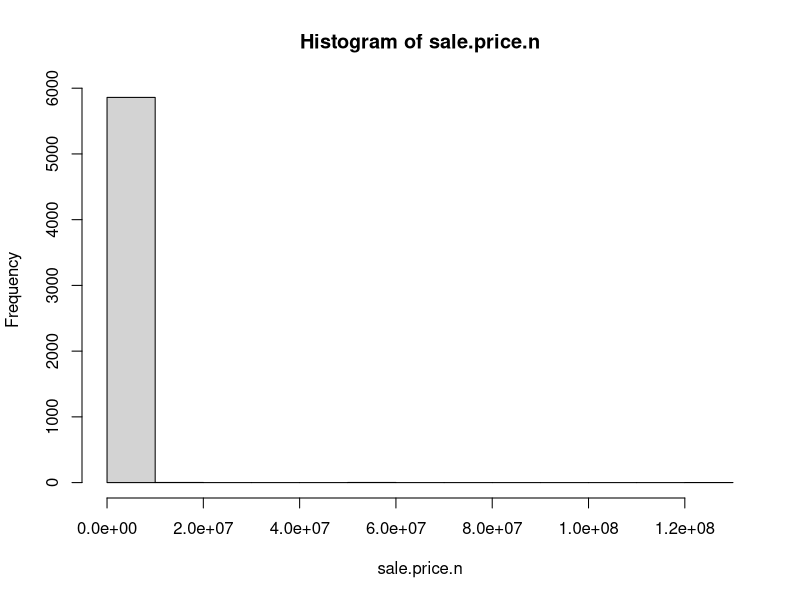
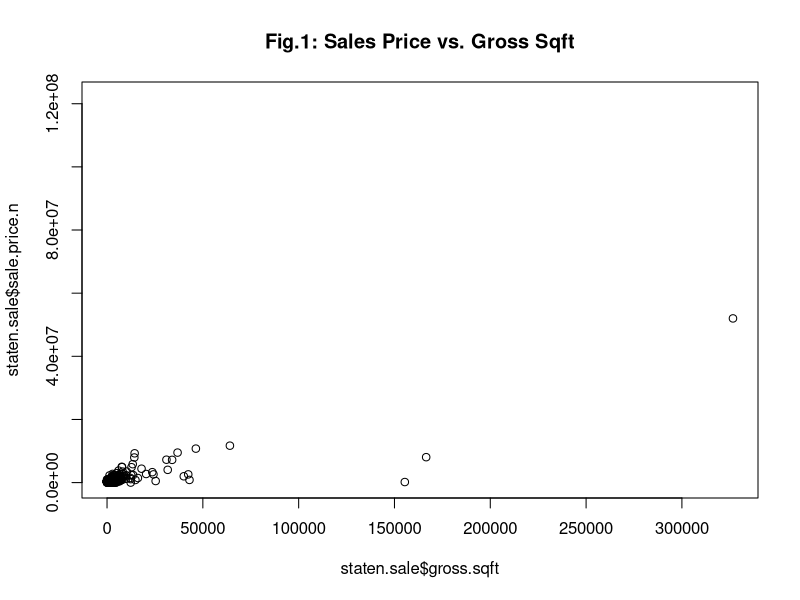
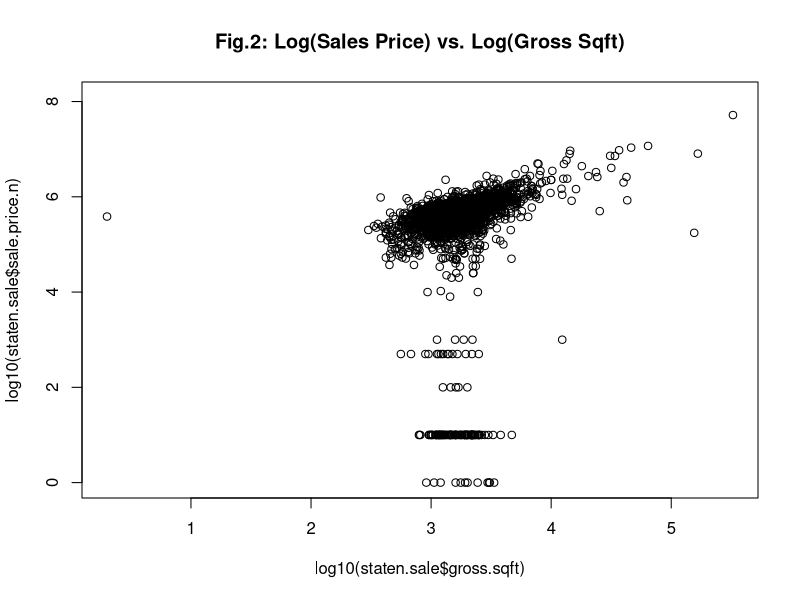
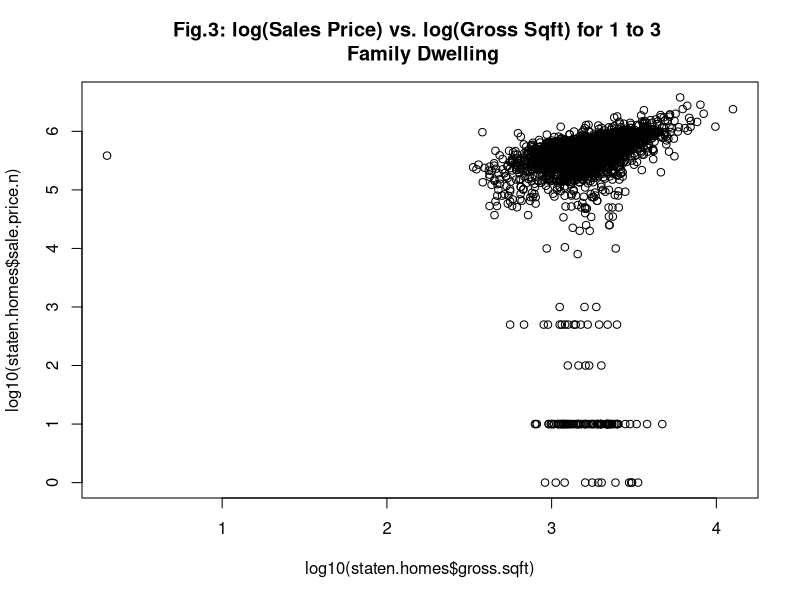
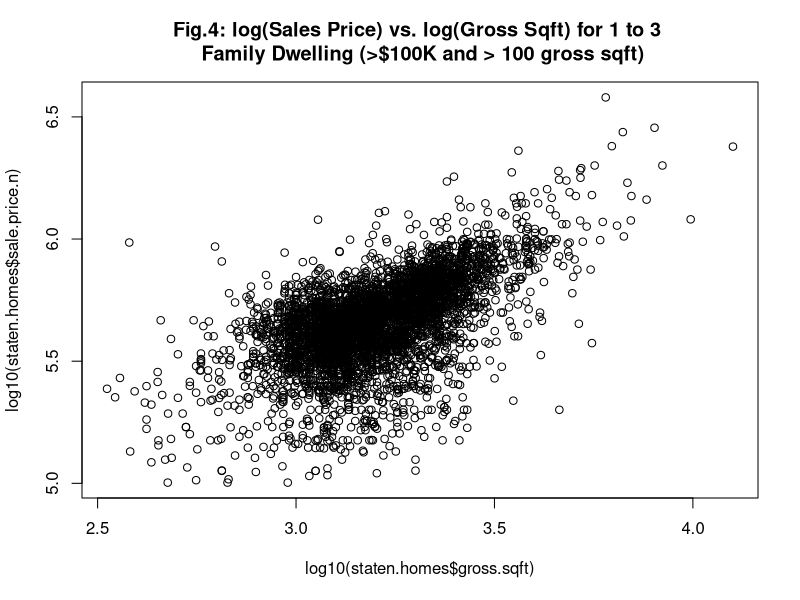

These figures' R source, in order:
############################################
## Asha Mohan, Peter Kouvaris, Heidi Nguyen.
## MSDS 6306 
## Assignment Unit 6 
############################################

#load required packages
library(plyr)
library(gdata)

# Save the file as a csv and use read.csv instead
staten <- read.csv("./Data/rollingsales_statenisland.csv")

## Check the data
head(staten)
summary(staten)
str(staten) # Very handy function!

## clean/format the data with regular expressions
## pattern "[^[:digit:]]" refers to members of the variable name that
## start with digits. We use the gsub command to replace them with a blank space.
# Create create a new variable that is a "clean' version of sale.price.
# And sale.price.n is numeric, not a factor.
staten$SALE.PRICE.N <- as.numeric(gsub("[^[:digit:]]","", staten$SALE.PRICE))
count(is.na(staten$SALE.PRICE.N))

names(staten) <- tolower(names(staten)) # make all variable names lower case
## Get rid of leading digits
staten$gross.sqft <- as.numeric(gsub("[^[:digit:]]","", staten$gross.square.feet))
staten$land.sqft <- as.numeric(gsub("[^[:digit:]]","", staten$land.square.feet))
staten$year.built <- as.numeric(as.character(staten$year.built))

## do a bit of exploration to make sure there's not anything
## weird going on with sale prices
attach(staten)
hist(sale.price.n) 
detach(staten)

## keep only the actual sales where price is not $0 
staten.sale <- staten[staten$sale.price.n!=0,]
plot(staten.sale$gross.sqft,staten.sale$sale.price.n,main="Fig.1: Sales Price vs. Gross Sqft")
plot(log10(staten.sale$gross.sqft),log10(staten.sale$sale.price.n),main="Fig.2: Log(Sales Price) vs. Log(Gross Sqft)")

## Look at 1-, 2-, and 3-family homes
staten.homes <- staten.sale[which(grepl("FAMILY",staten.sale$building.class.category)),]
## Number of 1-, 2-, and 3-family homes 
dim(staten.homes)
## Plot of sales price vs. land square footage.
plot(log10(staten.homes$gross.sqft),log10(staten.homes$sale.price.n),main="Fig.3: log(Sales Price) vs. log(Gross Sqft) for 1 to 3 \n Family Dwelling")
## Explore those homes with sale prices < 100000, which look like outliner.  
summary(staten.homes[which(staten.homes$sale.price.n<100000),])
## Explore homes with sqft < 100 ft
summary(staten.homes[which(staten.homes$gross.sqft<100),])


## remove outliers that seem like they weren't actual sales (WITH PRICE <= $100000 AND SQFT < 100)
staten.homes$outliers <- (log10(staten.homes$sale.price.n) <=5) + (log10(staten.homes$gross.sqft) <=2)
staten.homes <- staten.homes[which(staten.homes$outliers==0),]
plot(log10(staten.homes$gross.sqft),log10(staten.homes$sale.price.n),main="Fig.4: log(Sales Price) vs. log(Gross Sqft) for 1 to 3 \n Family Dwelling (>$100K and > 100 gross sqft)")
